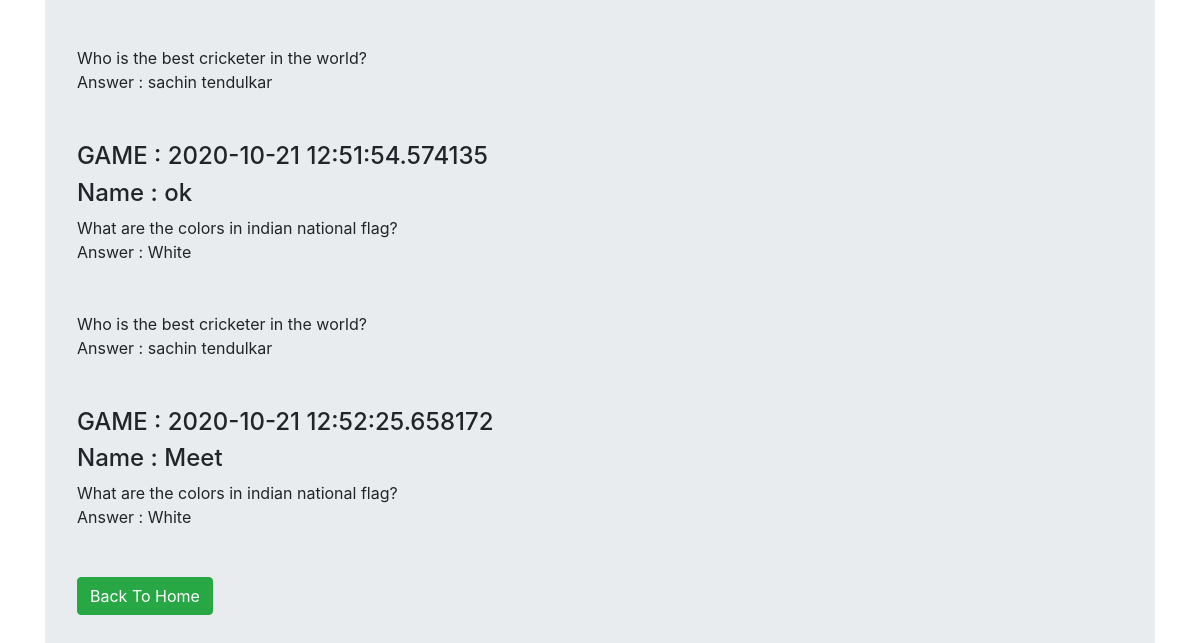
Page /history/ (lower part) on the earlier database version.
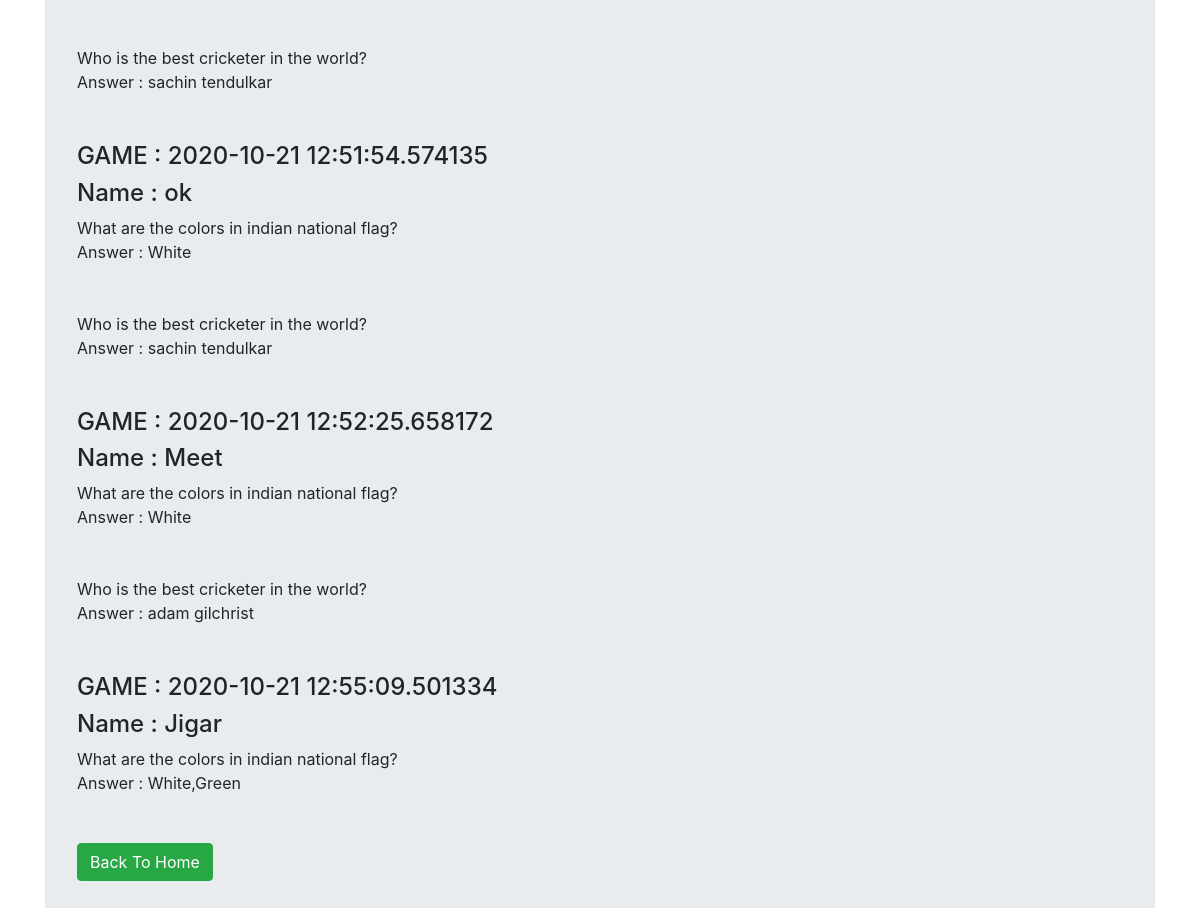
Same page on the later database version.
### Trivia_App/models.py (models this page shows, shortened)
class FinalResult(models.Model):
    name = models.CharField(max_length=20, null=True)
    question = models.CharField(max_length=200, null=True)
    option = models.CharField(max_length=100, null=True)
    time = models.CharField(max_length=100, null=True)

### Trivia_App/views.py (the view)
# urls.py: path('history/', views.history, name='History'),
def history(request):
    result = FinalResult.objects.all()
    return render(request, 'history.html', {'result': result})

### Trivia_App/templatetags/my_tags.py (called while the page is built)
@register.filter
def modulo(num, value):
    return num % value

### Trivia_App/templates/history.html
{% extends "base.html" %}
{% block body_block %}
<h1>History of Quiz</h1><br>
{% load my_tags %}
{% for data in result %}
{% if forloop.counter|modulo:2 == 1 %}
<h4>GAME : {{data.time }} </h4>
<h4>Name : {{data.name }} </h4>
{% endif %}
{{data.question }}<br>
Answer : {{data.option }}<br>
<br>
<br>
{% endfor %}
<a href="/" class="btn btn-success">Back To Home</a>
{% endblock %}

Differences in the rows shown:
added FinalResult: question "Who is the best cricketer in the world?", option "adam gilchrist"
added FinalResult: time "2020-10-21 12:55:09.501334", name "Jigar", question "What are the colors in indian national flag?", option "White,Green"
